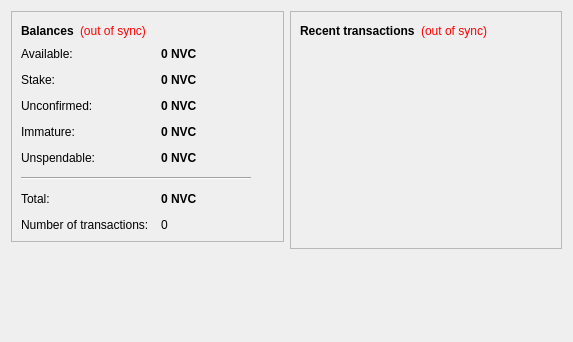
<?xml version="1.0" encoding="UTF-8"?>
<ui version="4.0">
 <class>OverviewPage</class>
 <widget class="QWidget" name="OverviewPage">
  <property name="geometry">
   <rect>
    <x>0</x>
    <y>0</y>
    <width>573</width>
    <height>342</height>
   </rect>
  </property>
  <property name="windowTitle">
   <string>Form</string>
  </property>
  <layout class="QHBoxLayout" name="horizontalLayout" stretch="1,1">
   <item>
    <layout class="QVBoxLayout" name="verticalLayout_2">
     <item>
      <widget class="QFrame" name="frame">
       <property name="frameShape">
        <enum>QFrame::StyledPanel</enum>
       </property>
       <property name="frameShadow">
        <enum>QFrame::Raised</enum>
       </property>
       <layout class="QVBoxLayout" name="verticalLayout_4">
        <item>
         <layout class="QHBoxLayout" name="horizontalLayout_4">
          <item>
           <widget class="QLabel" name="label_5">
            <property name="font">
             <font>
              <weight>75</weight>
              <bold>true</bold>
             </font>
            </property>
            <property name="text">
             <string>Balances</string>
            </property>
           </widget>
          </item>
          <item>
           <widget class="QLabel" name="labelWalletStatus">
            <property name="toolTip">
             <string>The displayed information may be out of date. Your wallet automatically synchronizes with the ecocoin network after a connection is established, but this process has not completed yet.</string>
            </property>
            <property name="styleSheet">
             <string notr="true">QLabel { color: red; }</string>
            </property>
            <property name="text">
             <string notr="true">(out of sync)</string>
            </property>
            <property name="alignment">
             <set>Qt::AlignLeading|Qt::AlignLeft|Qt::AlignVCenter</set>
            </property>
           </widget>
          </item>
          <item>
           <spacer name="horizontalSpacer_2">
            <property name="orientation">
             <enum>Qt::Horizontal</enum>
            </property>
            <property name="sizeHint" stdset="0">
             <size>
              <width>40</width>
              <height>20</height>
             </size>
            </property>
           </spacer>
          </item>
         </layout>
        </item>
        <item>
         <layout class="QFormLayout" name="formLayout_2">
          <property name="fieldGrowthPolicy">
           <enum>QFormLayout::AllNonFixedFieldsGrow</enum>
          </property>
          <property name="horizontalSpacing">
           <number>12</number>
          </property>
          <property name="verticalSpacing">
           <number>12</number>
          </property>
          <item row="0" column="0">
           <widget class="QLabel" name="labelAvailableText">
            <property name="toolTip">
             <string>Your current available balance</string>
            </property>
            <property name="text">
             <string>Available:</string>
            </property>
           </widget>
          </item>
          <item row="0" column="1">
           <widget class="QLabel" name="labelAvailable">
            <property name="font">
             <font>
              <weight>75</weight>
              <bold>true</bold>
             </font>
            </property>
            <property name="cursor">
             <cursorShape>IBeamCursor</cursorShape>
            </property>
            <property name="toolTip">
             <string>Your current available balance</string>
            </property>
            <property name="text">
             <string notr="true">0 NVC</string>
            </property>
            <property name="alignment">
             <set>Qt::AlignLeading|Qt::AlignLeft|Qt::AlignVCenter</set>
            </property>
            <property name="textInteractionFlags">
             <set>Qt::LinksAccessibleByMouse|Qt::TextSelectableByKeyboard|Qt::TextSelectableByMouse</set>
            </property>
           </widget>
          </item>
          <item row="1" column="0">
           <widget class="QLabel" name="label_6">
            <property name="toolTip">
             <string>Total of coins that was staked, and do not yet count toward the current balance</string>
            </property>
            <property name="text">
             <string>Stake:</string>
            </property>
           </widget>
          </item>
          <item row="1" column="1">
           <widget class="QLabel" name="labelStake">
            <property name="font">
             <font>
              <weight>75</weight>
              <bold>true</bold>
             </font>
            </property>
            <property name="cursor">
             <cursorShape>IBeamCursor</cursorShape>
            </property>
            <property name="toolTip">
             <string>Total of coins that was staked, and do not yet count toward the current balance</string>
            </property>
            <property name="text">
             <string notr="true">0 NVC</string>
            </property>
            <property name="alignment">
             <set>Qt::AlignLeading|Qt::AlignLeft|Qt::AlignVCenter</set>
            </property>
            <property name="textInteractionFlags">
             <set>Qt::LinksAccessibleByMouse|Qt::TextSelectableByKeyboard|Qt::TextSelectableByMouse</set>
            </property>
           </widget>
          </item>
          <item row="2" column="0">
           <widget class="QLabel" name="label_3">
            <property name="toolTip">
             <string>Total of transactions that have yet to be confirmed, and do not yet count toward the current balance</string>
            </property>
            <property name="text">
             <string>Unconfirmed:</string>
            </property>
           </widget>
          </item>
          <item row="2" column="1">
           <widget class="QLabel" name="labelUnconfirmed">
            <property name="font">
             <font>
              <weight>75</weight>
              <bold>true</bold>
             </font>
            </property>
            <property name="cursor">
             <cursorShape>IBeamCursor</cursorShape>
            </property>
            <property name="toolTip">
             <string>Total of transactions that have yet to be confirmed, and do not yet count toward the current balance</string>
            </property>
            <property name="text">
             <string notr="true">0 NVC</string>
            </property>
            <property name="alignment">
             <set>Qt::AlignLeading|Qt::AlignLeft|Qt::AlignVCenter</set>
            </property>
            <property name="textInteractionFlags">
             <set>Qt::LinksAccessibleByMouse|Qt::TextSelectableByKeyboard|Qt::TextSelectableByMouse</set>
            </property>
           </widget>
          </item>
          <item row="3" column="0">
           <widget class="QLabel" name="labelImmatureText">
            <property name="toolTip">
             <string>Mined balance that has not yet matured</string>
            </property>
            <property name="text">
             <string>Immature:</string>
            </property>
           </widget>
          </item>
          <item row="3" column="1">
           <widget class="QLabel" name="labelImmature">
            <property name="font">
             <font>
              <weight>75</weight>
              <bold>true</bold>
             </font>
            </property>
            <property name="toolTip">
             <string>Mined balance that has not yet matured</string>
            </property>
            <property name="text">
             <string notr="true">0 NVC</string>
            </property>
            <property name="alignment">
             <set>Qt::AlignLeading|Qt::AlignLeft|Qt::AlignVCenter</set>
            </property>
            <property name="textInteractionFlags">
             <set>Qt::LinksAccessibleByMouse|Qt::TextSelectableByKeyboard|Qt::TextSelectableByMouse</set>
            </property>
           </widget>
          </item>
          <item row="4" column="0">
           <widget class="QLabel" name="labelBalanceWatchOnlyText">
            <property name="toolTip">
             <string>Your unspendable balance</string>
            </property>
            <property name="text">
             <string>Unspendable:</string>
            </property>
           </widget>
          </item>
          <item row="4" column="1">
           <widget class="QLabel" name="labelBalanceWatchOnly">
            <property name="font">
             <font>
              <weight>75</weight>
              <bold>true</bold>
             </font>
            </property>
            <property name="cursor">
             <cursorShape>IBeamCursor</cursorShape>
            </property>
            <property name="toolTip">
             <string>Your unspendable balance</string>
            </property>
            <property name="text">
             <string notr="true">0 NVC</string>
            </property>
            <property name="alignment">
             <set>Qt::AlignLeading|Qt::AlignLeft|Qt::AlignVCenter</set>
            </property>
            <property name="textInteractionFlags">
             <set>Qt::LinksAccessibleByMouse|Qt::TextSelectableByKeyboard|Qt::TextSelectableByMouse</set>
            </property>
           </widget>
          </item>
          <item row="5" column="0" colspan="2">
           <widget class="Line" name="line">
            <property name="maximumSize">
             <size>
              <width>230</width>
              <height>16777215</height>
             </size>
            </property>
            <property name="orientation">
             <enum>Qt::Horizontal</enum>
            </property>
           </widget>
          </item>
          <item row="6" column="0">
           <widget class="QLabel" name="labelTotalText">
            <property name="toolTip">
             <string>Your current total balance</string>
            </property>
            <property name="text">
             <string>Total:</string>
            </property>
           </widget>
          </item>
          <item row="6" column="1">
           <widget class="QLabel" name="labelTotal">
            <property name="font">
             <font>
              <weight>75</weight>
              <bold>true</bold>
             </font>
            </property>
            <property name="toolTip">
             <string>Your current total balance</string>
            </property>
            <property name="text">
             <string notr="true">0 NVC</string>
            </property>
            <property name="alignment">
             <set>Qt::AlignLeading|Qt::AlignLeft|Qt::AlignVCenter</set>
            </property>
            <property name="textInteractionFlags">
             <set>Qt::LinksAccessibleByMouse|Qt::TextSelectableByKeyboard|Qt::TextSelectableByMouse</set>
            </property>
           </widget>
          </item>
          <item row="7" column="0">
           <widget class="QLabel" name="label_2">
            <property name="toolTip">
             <string>Total number of transactions in wallet</string>
            </property>
            <property name="text">
             <string>Number of transactions:</string>
            </property>
           </widget>
          </item>
          <item row="7" column="1">
           <widget class="QLabel" name="labelNumTransactions">
            <property name="toolTip">
             <string>Total number of transactions in wallet</string>
            </property>
            <property name="text">
             <string notr="true">0</string>
            </property>
           </widget>
          </item>
         </layout>
        </item>
       </layout>
      </widget>
     </item>
     <item>
      <spacer name="verticalSpacer">
       <property name="orientation">
        <enum>Qt::Vertical</enum>
       </property>
       <property name="sizeHint" stdset="0">
        <size>
         <width>20</width>
         <height>40</height>
        </size>
       </property>
      </spacer>
     </item>
    </layout>
   </item>
   <item>
    <layout class="QVBoxLayout" name="verticalLayout_3">
     <item>
      <widget class="QFrame" name="frame_2">
       <property name="frameShape">
        <enum>QFrame::StyledPanel</enum>
       </property>
       <property name="frameShadow">
        <enum>QFrame::Raised</enum>
       </property>
       <layout class="QVBoxLayout" name="verticalLayout">
        <item>
         <layout class="QHBoxLayout" name="horizontalLayout_2">
          <item>
           <widget class="QLabel" name="label_4">
            <property name="text">
             <string>&lt;b&gt;Recent transactions&lt;/b&gt;</string>
            </property>
           </widget>
          </item>
          <item>
           <widget class="QLabel" name="labelTransactionsStatus">
            <property name="toolTip">
             <string>The displayed information may be out of date. Your wallet automatically synchronizes with the ecocoin network after a connection is established, but this process has not completed yet.</string>
            </property>
            <property name="styleSheet">
             <string notr="true">QLabel { color: red; }</string>
            </property>
            <property name="text">
             <string notr="true">(out of sync)</string>
            </property>
            <property name="alignment">
             <set>Qt::AlignRight|Qt::AlignTrailing|Qt::AlignVCenter</set>
            </property>
           </widget>
          </item>
          <item>
           <spacer name="horizontalSpacer">
            <property name="orientation">
             <enum>Qt::Horizontal</enum>
            </property>
            <property name="sizeHint" stdset="0">
             <size>
              <width>40</width>
              <height>20</height>
             </size>
            </property>
           </spacer>
          </item>
         </layout>
        </item>
        <item>
         <widget class="QListView" name="listTransactions">
          <property name="styleSheet">
           <string notr="true">QListView { background: transparent; }</string>
          </property>
          <property name="frameShape">
           <enum>QFrame::NoFrame</enum>
          </property>
          <property name="verticalScrollBarPolicy">
           <enum>Qt::ScrollBarAlwaysOff</enum>
          </property>
          <property name="horizontalScrollBarPolicy">
           <enum>Qt::ScrollBarAlwaysOff</enum>
          </property>
          <property name="selectionMode">
           <enum>QAbstractItemView::NoSelection</enum>
          </property>
         </widget>
        </item>
       </layout>
      </widget>
     </item>
     <item>
      <spacer name="verticalSpacer_2">
       <property name="orientation">
        <enum>Qt::Vertical</enum>
       </property>
       <property name="sizeHint" stdset="0">
        <size>
         <width>20</width>
         <height>40</height>
        </size>
       </property>
      </spacer>
     </item>
    </layout>
   </item>
  </layout>
 </widget>
 <resources/>
 <connections/>
</ui>
